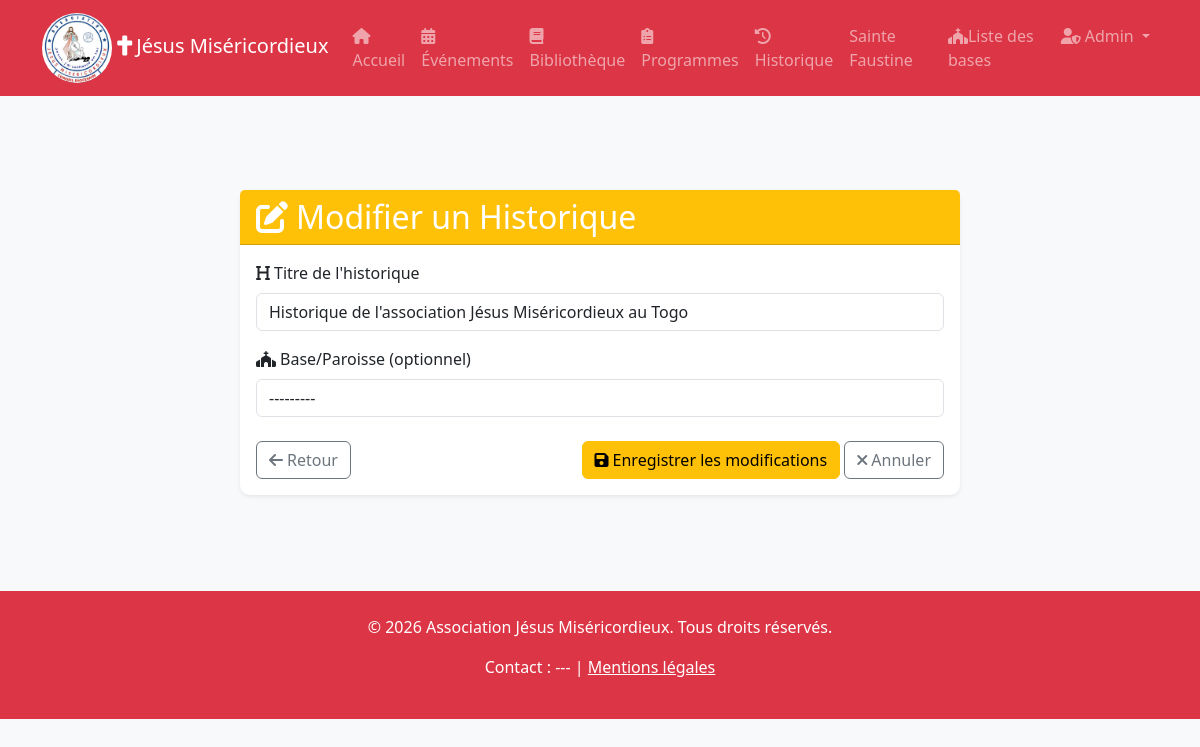
Screenshot of /siteadmin/histories/edit/2/ (signed in) with the database file from the repository.
### histories/models.py (models this page shows, shortened)
class Histories(models.Model):
    title = models.CharField(max_length=200, verbose_name="Titre")
    base = models.ForeignKey(Parish, on_delete=models.CASCADE, related_name='histories', verbose_name="Base/Paroisse", blank=True, null=True)
    created_at = models.DateTimeField(auto_now_add=True, verbose_name="Créé le")

### siteadmin/views.py (the view)
# urls.py: path('histories/edit/<int:history_id>/', views.edit_history, name='edit_history'),
@login_required
def edit_history(request, history_id):
    history = get_object_or_404(Histories, id=history_id)
    if request.method == 'POST':
        form = HistoriesForm(request.POST, instance=history)
        if form.is_valid():
            form.save()
            messages.success(request, 'Historique mis Ã  jour avec succÃ¨s.')
            return redirect('manage_histories')
    else:
        form = HistoriesForm(instance=history)
    return render(request, 'siteadmin/histories/edit_history.html', {'form': form})

### histories/forms.py (shortened to what this page needs)
class HistoriesForm(forms.ModelForm):
    class Meta:
        model = Histories
        fields = ['title', 'base']
        widgets = {
            'title': forms.TextInput(attrs={
                'class': 'form-control',
                'placeholder': 'Titre de l\'historique'
            }),
            'base': forms.Select(attrs={
                'class': 'form-select'
            }),
        }
    def __init__(self, *args, **kwargs):
        super().__init__(*args, **kwargs)
        self.fields['base'].required = False
        for field in self.fields:
            self.fields[field].widget.attrs.update({'class': 'form-control'})

### parishes/models.py (called while the page is built)
    def __str__(self):
        return self.name

### siteadmin/templates/siteadmin/histories/edit_history.html (shortened to what this page needs)
{% extends "base.html" %}
{% block content %}
<div class="container py-5">
    <div class="row justify-content-center">
        <div class="col-lg-8">
            <div class="card shadow-sm">
                <div class="card-header bg-warning text-white">
                    <h2 class="mb-0"><i class="fas fa-edit me-2"></i>Modifier un Historique</h2>
                </div>
                <div class="card-body">
                    <form method="post" novalidate>
                        <div class="mb-3">
                            <label for="{{ form.title.id_for_label }}" class="form-label">
                                <i class="fas fa-heading me-1"></i>Titre de l'historique
                            </label>
                            {{ form.title }}
                        </div>
                        <div class="mb-3">
                            <label for="{{ form.base.id_for_label }}" class="form-label">
                                <i class="fas fa-church me-1"></i>Base/Paroisse (optionnel)
                            </label>
                            {{ form.base }}
                        </div>
                        <div class="d-flex justify-content-between mt-4">
                            <button type="button" class="btn btn-outline-secondary" onclick="window.history.back();">
                                <i class="fas fa-arrow-left me-1"></i>Retour
                            </button>
                            <div>
                                <button type="submit" class="btn btn-warning">
                                    <i class="fas fa-save me-1"></i>Enregistrer les modifications
                                </button>
                                <a href="{% url 'manage_histories' %}" class="btn btn-outline-secondary">
                                    <i class="fas fa-times me-1"></i>Annuler
                                </a>
                            </div>
                        </div>
                    </form>
                </div>
            </div>
        </div>
    </div>
</div>
{% endblock %}

### static/css/styles.css (style rules this page uses)
:root { --primary-color: #0d6efd; --secondary-color: #6c757d; --light-color: #f8f9fa; --dark-color: #212529; }
body { font-family: 'Segoe UI', Tahoma, Geneva, Verdana, sans-serif; background-color: var(--light-color); color: var(--dark-color); padding-top: 70px; }
.card { transition: transform 0.3s, box-shadow 0.3s; border: none; border-radius: 10px; }

### rows the page displays
Histories: title "Historique de l'association Jésus Miséricordieux au Togo", base "---------"
